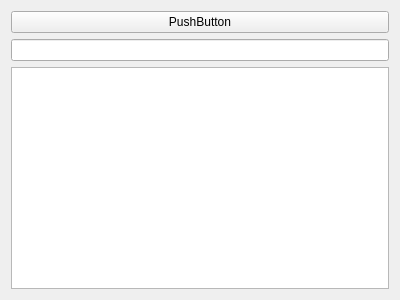
<?xml version="1.0" encoding="UTF-8"?>
<ui version="4.0">
 <class>Form</class>
 <widget class="QWidget" name="Form">
  <property name="geometry">
   <rect>
    <x>0</x>
    <y>0</y>
    <width>400</width>
    <height>300</height>
   </rect>
  </property>
  <property name="windowTitle">
   <string>Form</string>
  </property>
  <layout class="QVBoxLayout" name="verticalLayout">
   <item>
    <widget class="QPushButton" name="pushButton">
     <property name="text">
      <string>PushButton</string>
     </property>
    </widget>
   </item>
   <item>
    <widget class="QLineEdit" name="lineEdit"/>
   </item>
   <item>
    <widget class="QTextEdit" name="textEdit"/>
   </item>
  </layout>
 </widget>
 <resources/>
 <connections/>
</ui>
